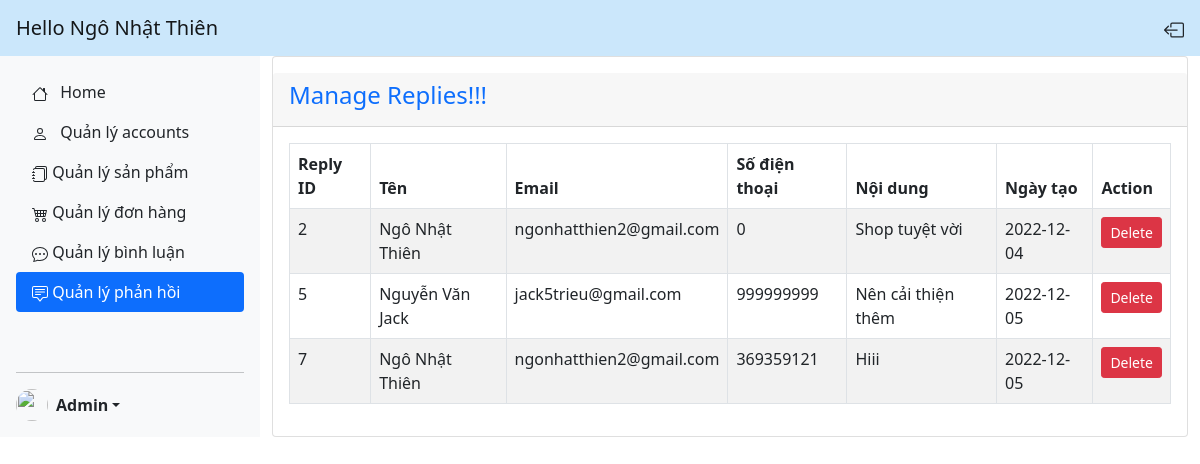
The app's page /admin/reply.php (signed in), older data.
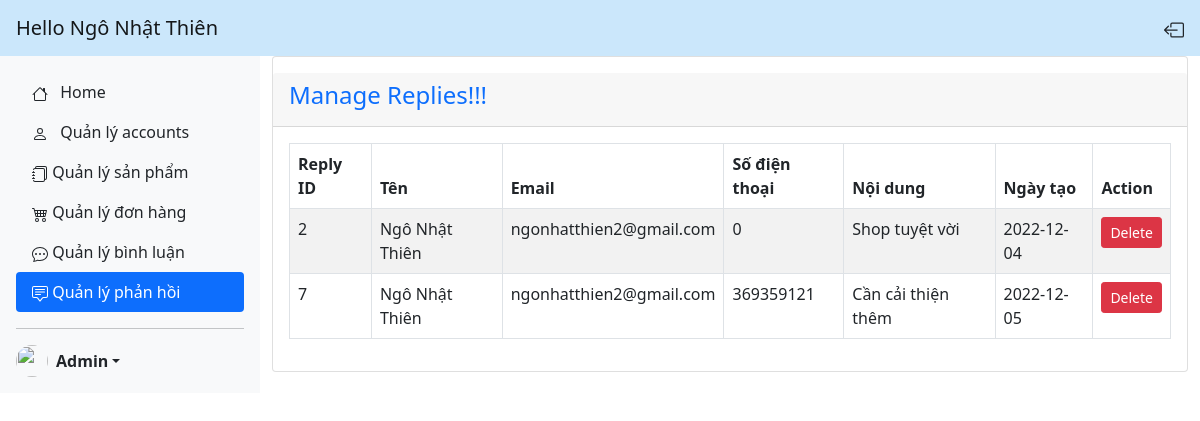
The same page, newer data.
### tables this page shows
CREATE TABLE `replies` (
  `id` int(11) NOT NULL,
  `name` varchar(255) NOT NULL,
  `email` varchar(255) NOT NULL,
  `phone` int(20) DEFAULT NULL,
  `reply` text NOT NULL,
  `created_at` date NOT NULL DEFAULT current_timestamp()
);

### HTML/admin/reply.php (the view, shortened to what the changed rows need)
<!DOCTYPE html>
<html lang="en">
<head>
    <link href="https://cdn.jsdelivr.net/npm/bootstrap@5.0.2/dist/css/bootstrap.min.css" rel="stylesheet">
</head>
<body>
    <?php if (!isset($_SESSION['is_admin']) || !$_SESSION['is_admin']) { ?>
        <div class="alert alert-danger text-center" role="alert">
            You don't have permission
        </div>
        <a href="../index.php" class="btn btn-primary">Return to homepage</a>
    <?php } else { ?>
        <div class="d-flex">
            <div class="container">
                <div class="row">
                    <div class="col-md-12">
                        <div class="card">
                            <div class="card-body">
                                <table class="table table-bordered table-striped" id="myTable">
                                    <thead>
                                        <tr>
                                            <th>Reply ID</th>
                                            <th>Tên</th>
                                            <th>Email</th>
                                            <th>Số điện thoại</th>
                                            <th>Nội dung</th>
                                            <th>Ngày tạo</th>
                                            <th>Action</th>
                                        </tr>
                                    </thead>
                                    <tbody>
                                        <?php
                                        require 'dbcon.php';
                                        $sql = "SELECT * FROM replies";
                                        $result = mysqli_query($conn, $sql);
                                        if (mysqli_num_rows($result) > 0) {
                                            foreach ($result as $reply) {
                                        ?>
                                                <tr>
                                                    <td><?= $reply['id'] ?></td>
                                                    <td><?= $reply['name'] ?></td>
                                                    <td><?= $reply['email'] ?></td>
                                                    <td><?= $reply['phone'] ?></td>
                                                    <td><?= $reply['reply'] ?></td>
                                                    <td><?= $reply['created_at'] ?></td>
                                                    <td>
                                                        <button type="button" value="<?= $reply['id']; ?>" class="deleteReplyBtn btn btn-danger btn-sm">Delete</button>
                                                    </td>
                                                </tr>
                                        <?php
                                            }
                                        }
                                        ?>
                                    </tbody>
                                </table>
                            </div>
                        </div>
                    </div>
                </div>
            </div>
        </div>
    <?php } ?>
</body>
</html>

Row changes from the older to the newer data that the page shows:
removed replies: id "5", name "Nguyễn Văn Jack", email "jack5trieu@gmail.com", phone "999999999", reply "Nên cải thiện thêm", created_at "2022-12-05"
changed replies id 7: reply "Hiii" → "Cần cải thiện thêm"
